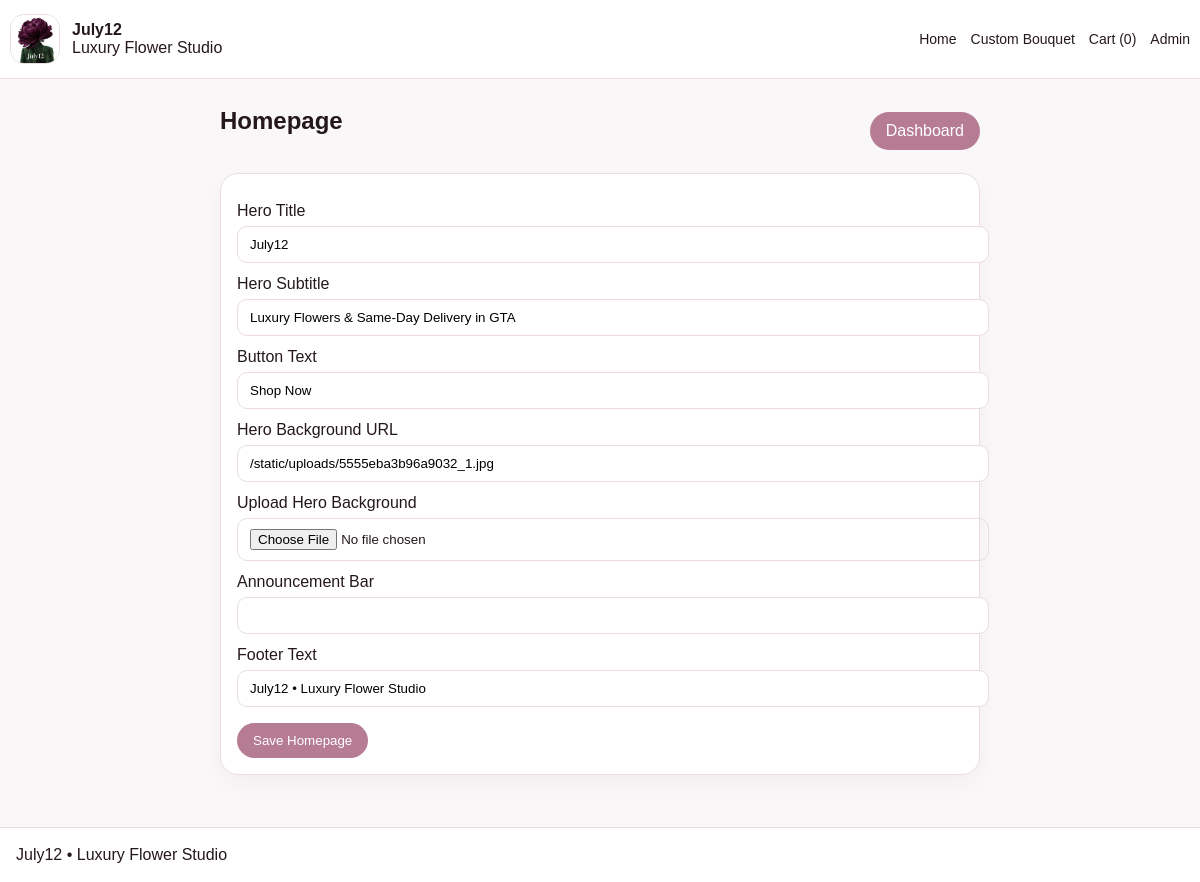
The page /admin/homepage (signed in) on the database its author committed.
### tables this page shows
CREATE TABLE settings (
            key TEXT PRIMARY KEY,
            value TEXT
        );

### app.py (the view, shortened to what this page needs)
@app.route("/admin/homepage", methods=["GET", "POST"])
@admin_required
def admin_homepage():
    s = get_settings()
    return render_template("admin/homepage.html", settings=s)

### app.py (called while the page is built, shortened)
def db():
    conn = sqlite3.connect(DB_PATH)
    conn.row_factory = sqlite3.Row
    return conn

def admin_required(fn):
    @wraps(fn)
    def wrapper(*args, **kwargs):
        if not session.get("admin"):
            return redirect(url_for("admin_login"))
        return fn(*args, **kwargs)
    return wrapper

def get_settings() -> dict:
    conn = db()
    rows = conn.execute("SELECT key, value FROM settings").fetchall()
    conn.close()
    return {r["key"]: r["value"] for r in rows}

def get_sections() -> dict:
    conn = db()
    rows = conn.execute("SELECT key, enabled FROM sections").fetchall()
    conn.close()
    return {r["key"]: bool(r["enabled"]) for r in rows}

def cart_items():
    cart = session.get("cart", {})
    if not cart:
        return [], 0.0

@app.context_processor
def inject_globals():
    s = get_settings()
    items, _ = cart_items()
    return {
        "settings": s,
        "sections": get_sections(),
        "store_name": s.get("store_name", "July12"),
        "cart_count": sum(i["qty"] for i in items),
    }

### templates/admin/homepage.html
{% extends "base.html" %}
{% block content %}
<section class="section">
  <div class="container narrow">
    <div class="admin-top">
      <h1>Homepage</h1>
      <a class="btn" href="{{ url_for('admin_dashboard') }}">Dashboard</a>
    </div>
    <div class="panel">
      <form method="post" enctype="multipart/form-data">
        <label>Hero Title</label><input name="hero_title" value="{{ settings.get('hero_title','') }}">
        <label>Hero Subtitle</label><input name="hero_subtitle" value="{{ settings.get('hero_subtitle','') }}">
        <label>Button Text</label><input name="hero_button_text" value="{{ settings.get('hero_button_text','') }}">
        <label>Hero Background URL</label><input name="hero_background" value="{{ settings.get('hero_background','') }}">
        <label>Upload Hero Background</label><input type="file" name="hero_background_file" accept="image/*">
        <label>Announcement Bar</label><input name="announcement_bar" value="{{ settings.get('announcement_bar','') }}">
        <label>Footer Text</label><input name="footer_text" value="{{ settings.get('footer_text','') }}">
        <div style="margin-top:16px;"><button class="btn" type="submit">Save Homepage</button></div>
      </form>
    </div>
  </div>
</section>
{% endblock %}

### templates/base.html (shortened to what this page needs)
<!doctype html>
<html lang="en">
<head>
  <link href="{{ url_for('static', filename='css/styles.css') }}" rel="stylesheet">
</head>
<body>
<header class="topbar">
  <div class="container nav">
    <a class="brand" href="{{ url_for('home') }}">
      {% if settings.get('logo_url') %}
      <img src="{{ settings.get('logo_url') }}" alt="{{ store_name }}" class="logo-img">
      {% else %}
      <div class="brand-mark">J12</div>
      {% endif %}
      <div class="brand-copy">
        <strong>{{ store_name }}</strong>
        <span>Luxury Flower Studio</span>
      </div>
    </a>
    <nav>
      <a href="{{ url_for('home') }}">Home</a>
      <a href="{{ url_for('custom_bouquet') }}">Custom Bouquet</a>
      <a href="{{ url_for('cart') }}">Cart ({{ cart_count }})</a>
      <a href="{{ url_for('admin_login') }}">Admin</a>
    </nav>
  </div>
</header>
{% block content %}{% endblock %}
<footer class="footer">
  <div class="container">{{ settings.get('footer_text', '') }}</div>
</footer>
</body>
</html>

### static/css/styles.css (style rules this page uses)
body { font-family:Arial,sans-serif;margin:0;background:#faf7f8;color:#24181e }
a { text-decoration:none;color:inherit }
.container { max-width:1180px;margin:0 auto;padding:0 16px }
.topbar { background:#fff;border-bottom:1px solid #eadce2;position:sticky;top:0;z-index:20 }
.nav { display:flex;justify-content:space-between;align-items:center;padding:14px 0 }
.brand { display:flex;gap:12px;align-items:center }
.logo-img { width:48px;height:48px;object-fit:cover;border-radius:14px;border:1px solid #eadce2 }
.brand-copy { display:flex;flex-direction:column }
nav { display:flex;gap:14px;font-size:14px }
.section { padding:28px 0 }
.card,.panel,.info-card,.admin-card { background:#fff;border:1px solid #eadce2;border-radius:18px;padding:16px;box-shadow:0 8px 24px rgba(0,0,0,.04) }
.info-card h3,.product-copy h3,.panel h3,.section-head h2,.admin-top h1 { margin-top:0 }
.btn,.cta-btn { display:inline-flex;align-items:center;justify-content:center;border:none;border-radius:999px;padding:10px 16px;background:#b57c94;color:#fff;cursor:pointer }
input,textarea,select { width:100%;padding:10px 12px;border:1px solid #eadce2;border-radius:10px;margin-top:6px }
label { display:block;margin-top:12px }
.admin-top { display:flex;justify-content:space-between;align-items:center;margin-bottom:18px }
.footer { padding:18px 0;border-top:1px solid #eadce2;background:#fff;margin-top:24px }
.narrow { max-width:760px }

### rows shown on the page
settings: get (picture)
settings: value "July12"
settings: hero_title "July12"
settings: hero_subtitle "Luxury Flowers & Same-Day Delivery in GTA"
settings: hero_button_text "Shop Now"
settings: hero_background "/static/uploads/5555eba3b96a9032_1.jpg"
settings: footer_text "July12 • Luxury Flower Studio", get "July12 • Luxury Flower Studio"

### other values the page prints
{{ cart_count }} "0"
